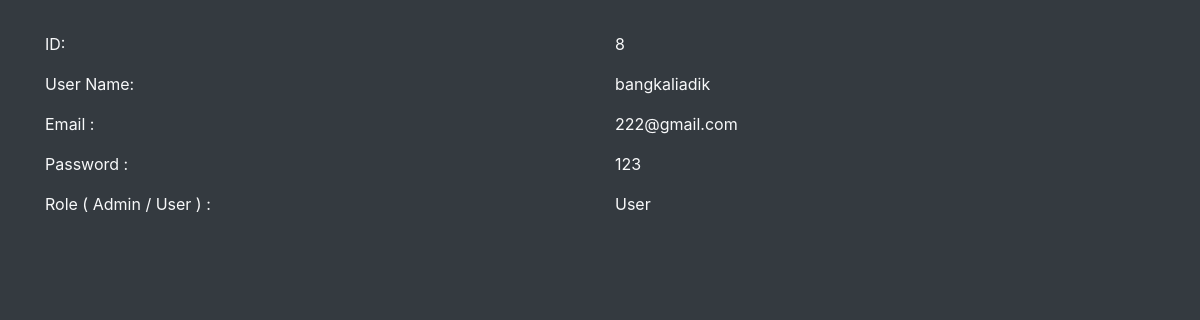
/admin/user_detail.php?id=8&pageset=true (signed in), run on an earlier commit of the app's database.
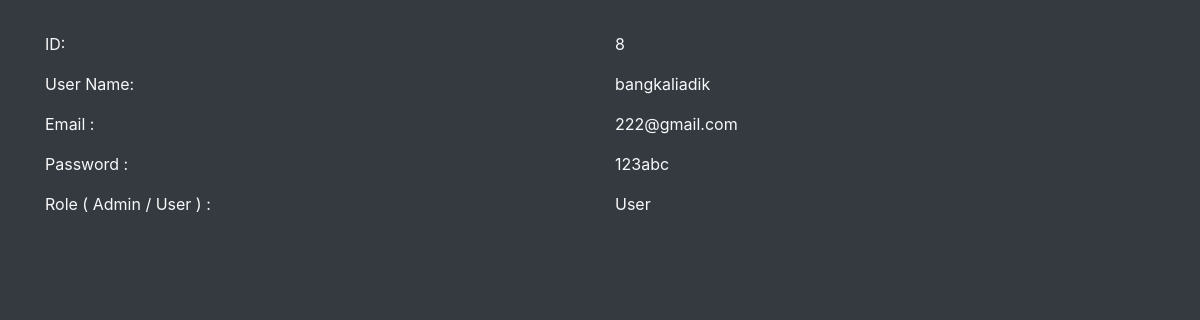
And on a later commit of the database.
### tables this page shows
CREATE TABLE `user` (
  `userID` int(10) NOT NULL,
  `userName` varchar(50) NOT NULL,
  `userEmail` varchar(50) NOT NULL,
  `userContact` varchar(11) NOT NULL,
  `userPassword` varchar(50) NOT NULL,
  `gender` varchar(10) NOT NULL,
  `dateOfBirth` date NOT NULL,
  `residentialAddress` varchar(200) NOT NULL,
  `userType` enum('User','Admin') NOT NULL DEFAULT 'User',
  `profilePicture` longblob DEFAULT NULL
);

### admin/user_detail.php (the view, shortened to what this page needs)
<?php
	include("../database/connect.php");
?>
<!DOCTYPE html>
<html>
<head>
	<link rel="stylesheet" href="https://maxcdn.bootstrapcdn.com/bootstrap/4.0.0/css/bootstrap.min.css">
</head>
<body class="bg-dark text-light">
    <div class="container">
        <div class="row my-3">
            <div class="col">
			<?php
			if(isset($_GET['pageset']))
			{
				$id = $_GET['id'];
				$details = mysqli_query($con,"select * from user where userID = $id");
				$detail = mysqli_fetch_assoc($details);
				?>
				<div class="row my-3">
					<div class="col">
						ID:
					</div>
					<div class="col">
						<?php echo $detail['userID'];?>
					</div>
        		</div>
				<div class="row my-3">
					<div class="col">
						User Name:
					</div>
					<div class="col">
						<?php echo $detail['userName'];?>
					</div>
        		</div>
				<div class="row my-3">
					<div class="col">
						Email :
					</div>
					<div class="col">
						<?php echo $detail['userEmail'];?>
					</div>
				</div>
				<div class="row my-3">
					<div class="col">
						Password :
					</div>
					<div class="col">
						<?php echo $detail['userPassword'];?>
					</div>
				</div>
				<div class="row my-3">
					<div class="col">
						Role ( Admin / User ) :
					</div>
					<div class="col">
						<?php echo $detail['userType'];?>
					</div>
				</div>
				<?php
			}
		?>
	</div>
</body>
</html>

What changed in the data, as far as the page shows it:
changed user "bangkaliadik": userPassword "123" → "123abc"
